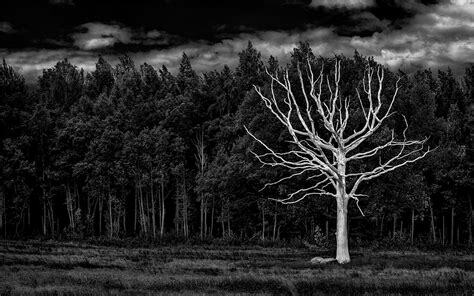
#> input picture images/th.JPEG, 474 x 296 px, found by its file name
$ jupyter execute '1703155_DIP_Lab_4_(29_October,_2022).ipynb'
#> lines starting #> are read from the running program, lines starting #| are printed output that depends on the picture; after the words box and inside, x2 and y2 are one past the last pixel; in counts of white or black regions, pixels touching at a corner belong together
<a href="https://colab.research.google.com/github/QuaziSamiha/Digital_Image_Processing/blob/main/1703155_DIP_Lab_4_(29_October%2C_2022).ipynb" target="_parent"></a>

[cell 1]
import numpy as np
import matplotlib.pyplot as plt
import cv2
from google.colab.patches import cv2_imshow

[cell 2]
# img = cv2.imread('/content/drive/MyDrive/Colab Notebooks/images/nature2.jpg')
# img = cv2.imread('/content/drive/MyDrive/Colab Notebooks/images/globe.jpg')
img = cv2.imread('/content/drive/MyDrive/Colab Notebooks/images/th.JPEG')
#> img is the input picture: shape (296, 474, 3); min 0, max 255, mean 37.7
resized_img = cv2.resize(img, (400,300))
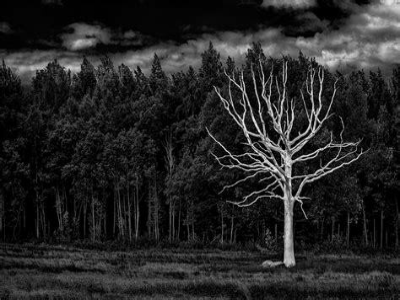
#> resized_img: shape (300, 400, 3); min 0, max 242, mean 37.6
cv2_imshow(resized_img)

[cell 3]
grayImg = cv2.cvtColor(resized_img, cv2.COLOR_BGR2GRAY)
# (n, m) = (grayImg.shape)

k=0
H = np.zeros((256), dtype=int)
while k < 256:
    H[k]=np.count_nonzero(grayImg==k)
    # H[k]=np.count_nonzero(resized_img==k)
    k=k+1
#> after the loop, H = 256 values, max 4655 at index 4, min 0 at index 228, mean 468.8; k = 256

intensity = np.arange(0, 256, 1)

# print(intensity)
# print(H)
plt.bar(intensity, H, color='maroon', width=0.5)
plt.xlabel('intensity')
plt.ylabel('frequency')
plt.title('Histogram')
plt.show()
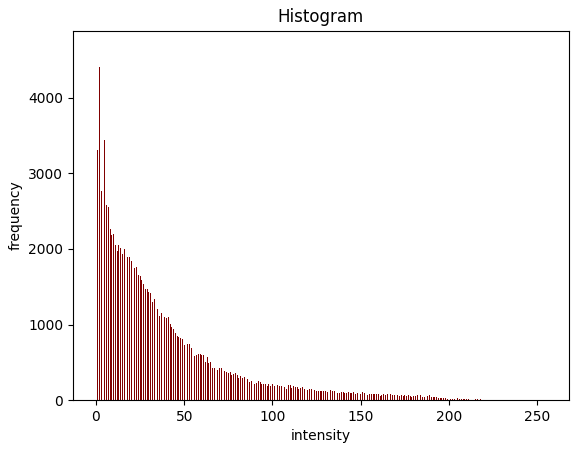
#> figure drawn by matplotlib, 1 panel; tallest bar 4655 high, from x = 3.75 to 4.25

[cell 4]
# segmentation using threshold
def threshold(im, th):
#> called with th = 75
  height = len(im)
#> height = 300
  width = len(im[0])
#> width = 400
  for i in range(height):
    for j in range(width):
      if(im[i,j] > th):
        im[i,j] = 255
      else:
        im[i,j] = 0
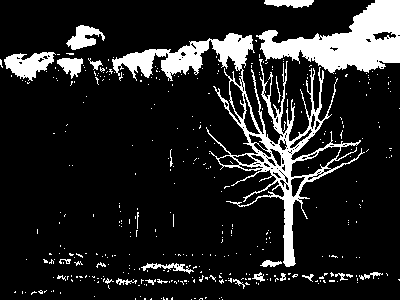
#> im: shape (300, 400); 14.1% white; 393 white regions (368 under 20 px), largest, box (x1, y1, x2, y2) and area: (112, 33, 365, 267) 7793, (256, 0, 400, 74) 5189, (4, 52, 56, 81) 840
  return im

cv2_imshow(threshold(grayImg, 75))

[cell 5]
# -*- coding: utf-8 -*-
"""DIP_LAB03.ipynb

Automatically generated by Colaboratory.

Original file is located at
    https://colab.research.google.com/drive/1HFbEk8J_FKqS8aHW9WZxlW0ZqUZrXbwJ
"""

import numpy as np
import glob
import matplotlib.pyplot as plt
import skimage.io
import skimage.color
import skimage.filters

img = skimage.io.imread(fname="/content/drive/MyDrive/Colab Notebooks/images/dog.jpg")
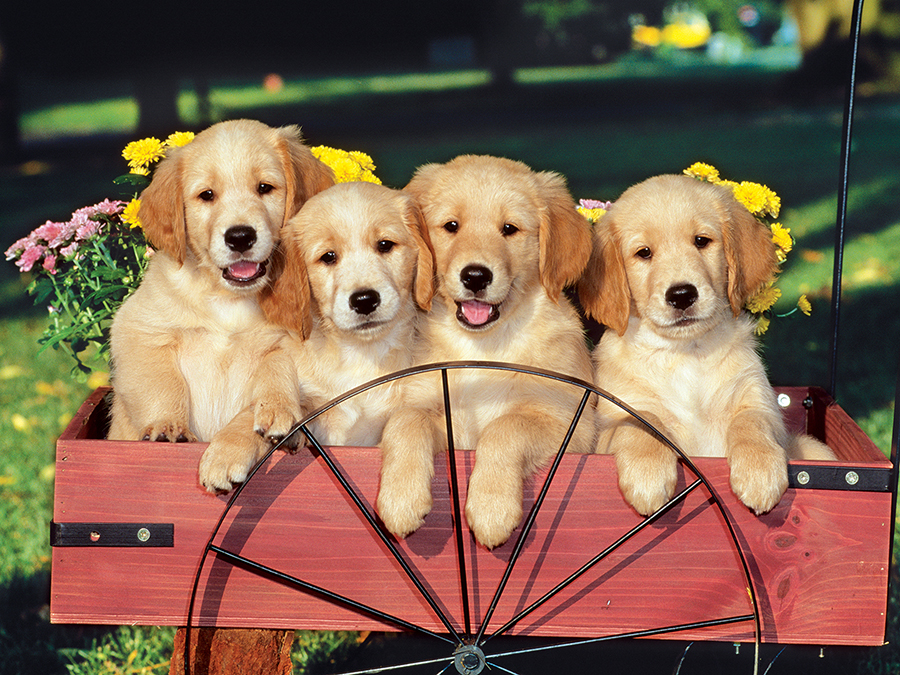
#> input picture images/dog.jpg, 900 x 675 px, found by its file name
#> img is the input picture: shape (675, 900, 3); mean R, G, B 130.7, 102.2, 80.4
fig, axis = plt.subplots()
plt.imshow(img)

# convert the image to grayscale
grayImage = skimage.color.rgb2gray(img)
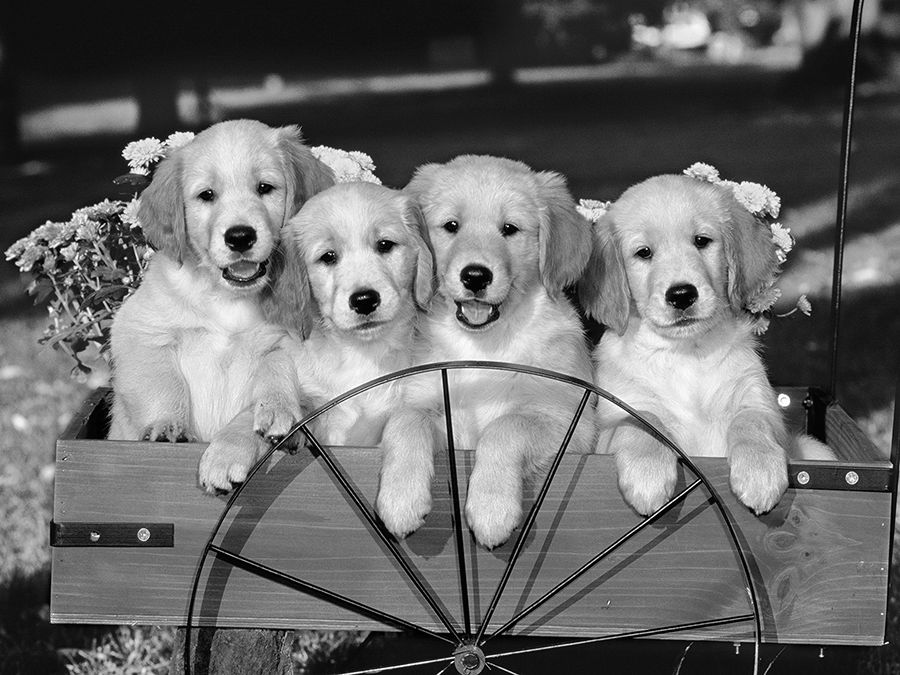
#> grayImage: shape (675, 900) float64; min 0, max 1, mean 0.418
fig, axis = plt.subplots()
plt.imshow(grayImage)
# blur the image to denoise
blurred_image = skimage.filters.gaussian(grayImage, sigma=1.0)

# show the histogram of the blurred image
histogram, bin_edges = np.histogram(blurred_image, bins=256, range=(0.0, 1.0))
#> histogram = 256 values, max 16220 at index 16, min 0 at index 0, mean 2373; bin_edges = 257 values from 0 to 1
fig, ax = plt.subplots()
plt.plot(bin_edges[0:-1], histogram)
plt.title("Graylevel histogram")
plt.xlabel("gray value")
plt.ylabel("pixel count")
plt.xlim(0, 1.0)

# perform automatic thresholding
t = skimage.filters.threshold_otsu(blurred_image)
#> t = 0.39
print("Found automatic threshold t = {}.".format(t))
#| Found automatic threshold t = 0.3899948520728623.

# create a binary mask with the threshold found by Otsu's method
binary_mask = blurred_image > t
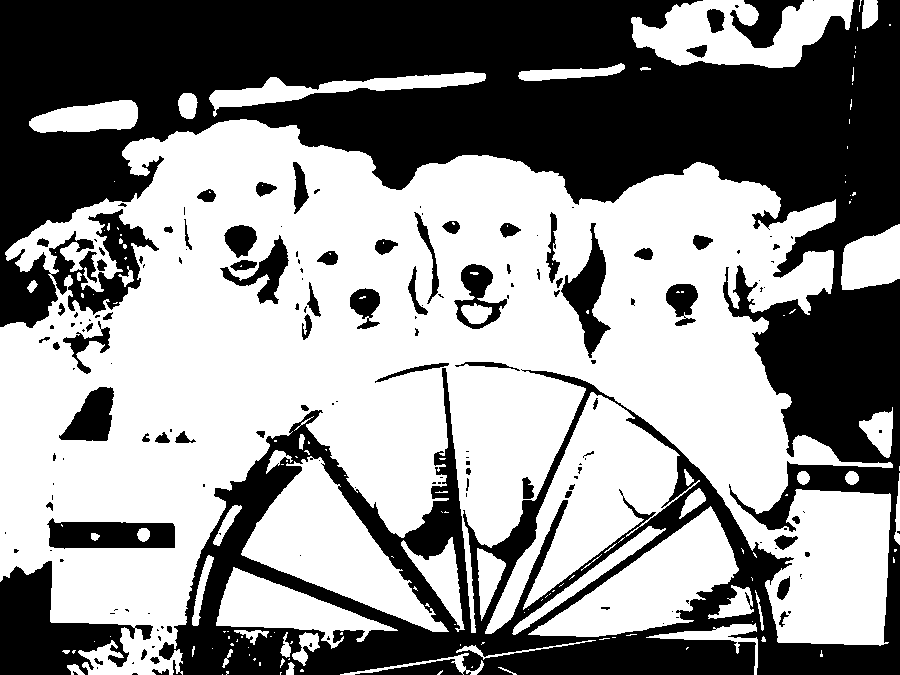
#> binary_mask: shape (675, 900) bool; 56% white; 169 black regions (94 under 20 px), largest, box (x1, y1, x2, y2) and area: (0, 0, 900, 675) 236512, (0, 561, 153, 675) 8249, (47, 518, 175, 549) 3018

fig, ax = plt.subplots()
plt.imshow(binary_mask, cmap="gray")

# apply the binary mask to select the foreground
selection = img.copy()
selection[~binary_mask] = 0
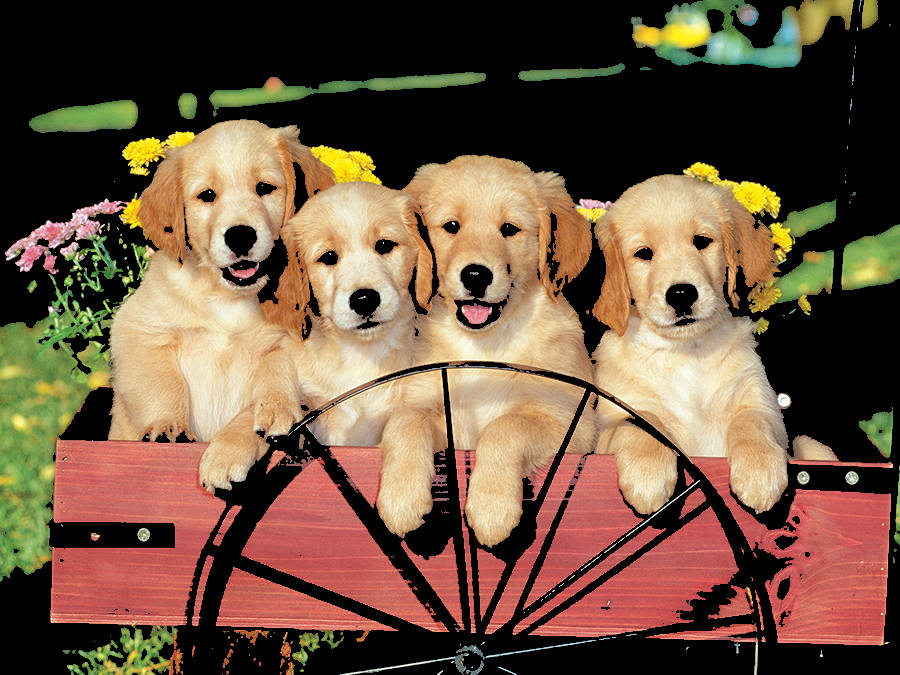
#> selection: shape (675, 900, 3); mean R, G, B 109.9, 84.7, 63.5

fig, ax = plt.subplots()
plt.imshow(selection)

# create a binary mask with the threshold taking t
t = 0.65
binary_mask = blurred_image > t
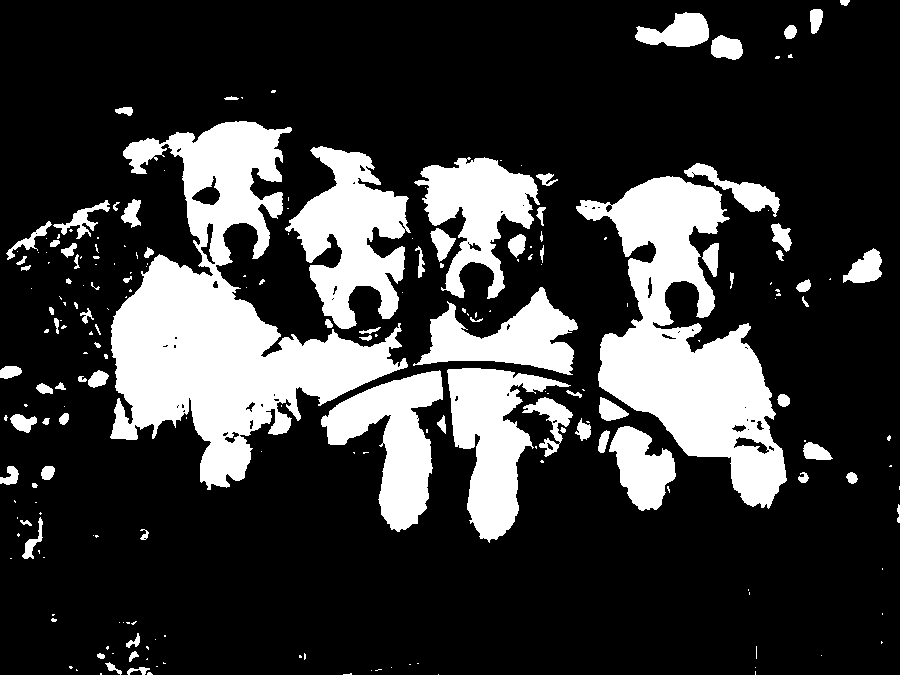
#> binary_mask: shape (675, 900) bool; 22.4% white; 216 white regions (132 under 20 px), largest, box (x1, y1, x2, y2) and area: (110, 121, 408, 490) 42659, (576, 176, 787, 509) 29494, (285, 146, 411, 329) 11794

fig, ax = plt.subplots()
plt.imshow(binary_mask, cmap="gray")

odd=[]
even=[]
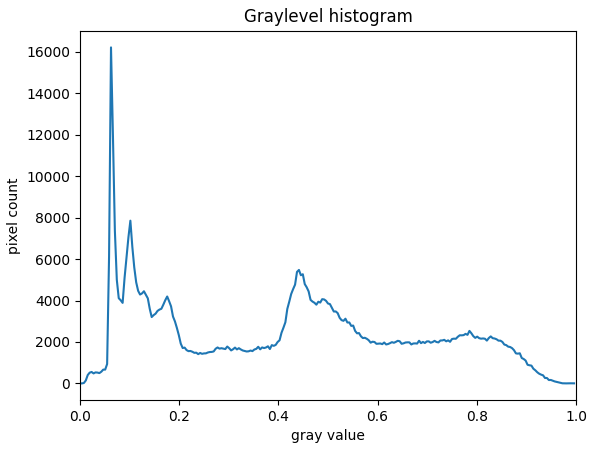
#> figure drawn by matplotlib, 1 panel; curve peaks at x = 0.0625, y = 16220
